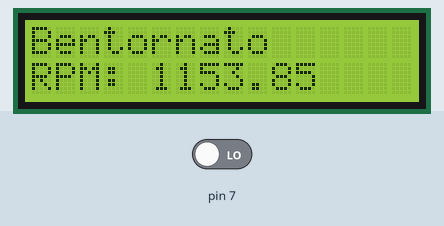
Bench run of a sketch on a simulated Arduino Uno, built with avr-gcc and run on an emulated ATmega328P. On the bench: 16×2 character LCD. The test bench sets the inputs (shaded band); at power-on: pin 7 LOW.

Above: at 0.8 s.
1.3 s: pin 7 driven HIGH
2.8 s: pin 7 driven LOW
At 3.37 s:
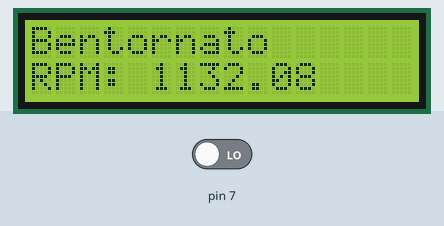

Measured:
- after the input at 1.3 s, every drawn part: stays the same
- after the input at 2.8 s, the display: first changes at once (image 1 shows a later state)

The sketch:

Contachilometri.ino
```cpp
              #include <Wire.h>
              #include <LiquidCrystal.h>

              // mettiamo i pin per lo schermo lcd da 2x16 da
              LiquidCrystal lcd(1,2,3,4,5,6);

              //mettiamo il pin del sensore ir
              const int irPin (7);

              //inseriamo le variabili per il calcolo della velocità
              unsigned long lastTime = 0; //tempo dall'ultimo valore LOW (quindi ogni volta che il segnale viene interrotto)
              unsigned long currentTime;
              float rpm = 0;


              void setup() {
                //inizializiamo lo schermo
              lcd.begin(16, 2);


              // impsotiamo la modalità del pin del sensore ( nel nostro caso come pin di input)
              pinMode(irPin, INPUT);

              //inseriamo il messaggio iniziale che si leggerà sullo schermo
              lcd.setCursor(0, 0);
              lcd.print("Bentornato");

              }

              void loop() {
              //vediamo se il sensore rileva un'interruzione che verrà registrata come valore LOW
              if (digitalRead(irPin) == LOW) {
                //calcoliamo la velocità attuale
                currentTime = millis();
            // Calcola la differenza di tempo tra due impulsi
                unsigned long interval = currentTime - lastTime;

                // Evita di dividere per zero
                if (interval > 0) {
                  // Calcola RPM: (60 secondi * 1000 millisecondi) / (tempo per un giro in millisecondi)
                  rpm = (60.0 * 1000) / interval;

                  // Aggiorna l'ultimo tempo
                  lastTime = currentTime;

                  // Mostra la velocità su LCD
                  lcd.setCursor(0, 1);
                  lcd.print("RPM: ");
                  lcd.print(rpm);
                  lcd.print("   "); // Spazi per cancellare eventuali cifre residue
                }

                // Piccola pausa per evitare letture multiple dello stesso impulso
                delay(50);
              }
            }
```
